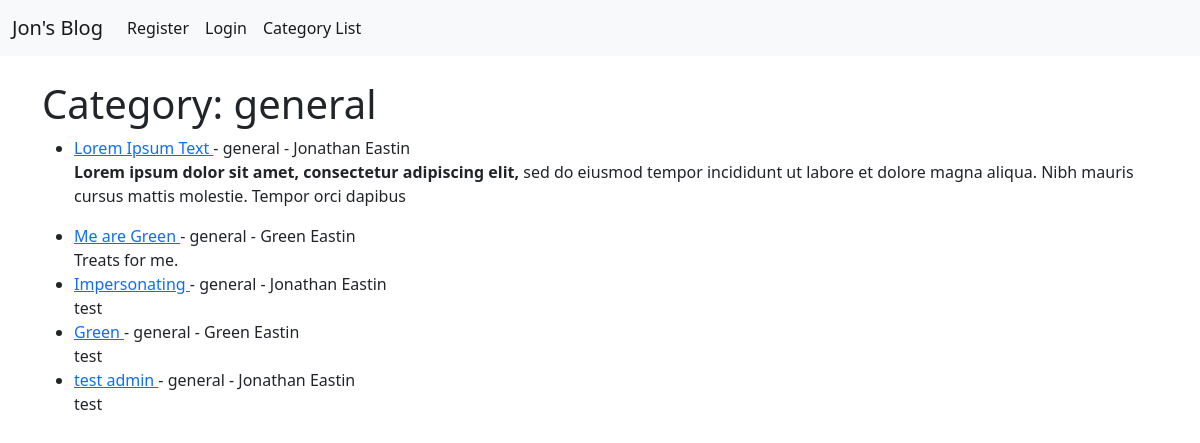
Before: /category/general/ with the older database file.
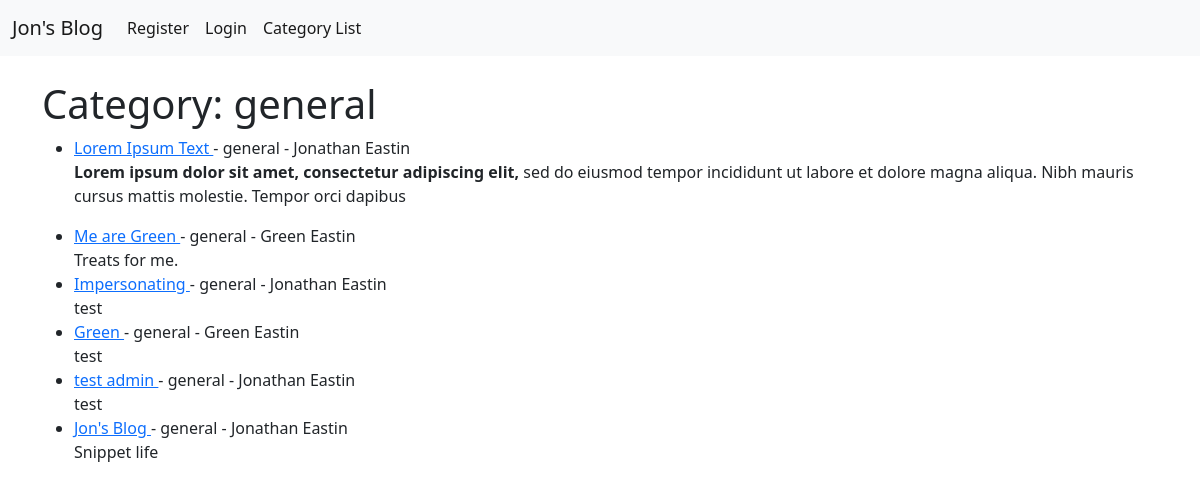
After: the same page with the newer database file.
### JonsBlog/models.py (models this page shows, shortened)
class Post(models.Model):
    title = models.CharField(max_length=255, default="Jon's Blog")
    title_tag = models.CharField(max_length=255)
    author = models.ForeignKey(User, on_delete=models.CASCADE)
    body = RichTextField(blank=True, null=True)
    publication_date = models.DateField(auto_now_add=True)
    publication_time = models.TimeField(auto_now_add=True)
    category = models.CharField(max_length=255, default="general")
    snippet = models.CharField(max_length=255)
    likes = models.ManyToManyField(User, related_name='blog_posts')

### JonsBlog/views.py (the view)
# urls.py: path('category/<str:cats>/', CategoryView, name='category'),
def CategoryView(req, cats):
    category_posts = Post.objects.filter(category=cats.replace('-', ' '))
    return render(req, 'categories.html', {'cats': cats.replace('-', ' '),
                                           'category_posts': category_posts})

### JonsBlog/templates/categories.html (shortened to what this page needs)
{% extends 'base.html' %}
{% block content %}
<h1>Category: {{ cats }}</h1>
<ul>
{% for post in category_posts %}
        <li>
            <a href="{% url 'article-detail' post.pk %}">
				{{ post.title }}
			</a>
			- {{ post.category }}
            - {{ post.author.first_name }}
            {{ post.author.last_name }}
			<br />
            {{ post.body|slice:":200"|safe }}
        </li>
{% endfor %}
</ul>
{% endblock %}

Changed rows visible on the page:
added Post: title "Jon's Blog", category "general", author.first_name "Jonathan", author.last_name "Eastin", body "Snippet life"
